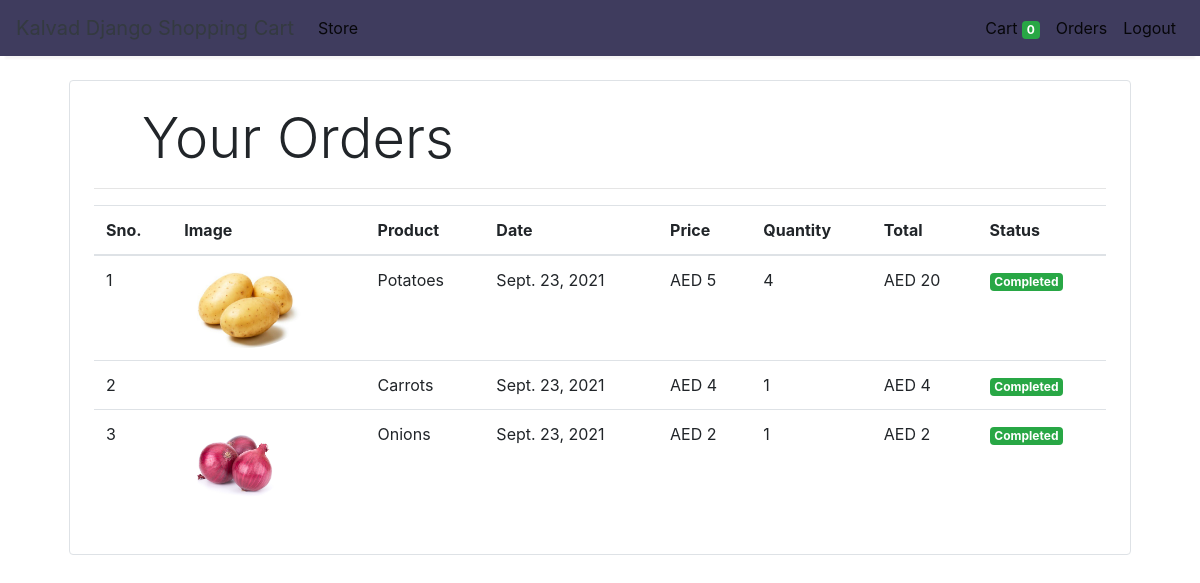
Page /orders (signed in) on the committed database.
### store/models/orders.py (models this page shows, shortened)
class Order(models.Model):
    product = models.ForeignKey(Products, on_delete=models.CASCADE)
    customer = models.ForeignKey(Customer, on_delete=models.CASCADE)
    quantity = models.IntegerField(default=1)
    price = models.IntegerField()
    address = models.CharField(max_length=50, default="", blank=True)
    phone = models.CharField(max_length=50, default="", blank=True)
    date = models.DateField(default=datetime.datetime.today)
    status = models.BooleanField(default=False)
    @staticmethod
    def get_orders_by_customer(customer_id):
        return Order.objects.filter(customer=customer_id).order_by("-date")

### store/models/product.py (models this page shows, shortened)
class Products(models.Model):
    name = models.CharField(max_length=60)
    price = models.IntegerField(default=0)
    category = models.ForeignKey(Category, on_delete=models.CASCADE, default=1)
    description = models.CharField(max_length=250, default="", blank=True, null=True)
    image = models.ImageField(upload_to="uploads/products/")

### store/middlewares/auth.py (the view)
    def middleware(request):
        print(request.session.get("customer"))
        returnUrl = request.META["PATH_INFO"]
        print(request.META["PATH_INFO"])
        if not request.session.get("customer"):
            return redirect(f"login?return_url={returnUrl}")
        response = get_response(request)
        return response

### store/templatetags/custom_filter.py (called while the page is built)
@register.filter(name="currency")
def currency(number):
    return "AED " + str(number)

@register.filter(name="multiply")
def multiply(number, number1):
    return number * number1

### store/views/orders.py (called while the page is built)
    def get(self, request):
        customer = request.session.get("customer")
        orders = Order.get_orders_by_customer(customer)
        print(orders)
        return render(request, "orders.html", {"orders": orders})

### store/templates/orders.html
{% extends 'base.html' %}
{% block content %}
{% load cart %}
{% load custom_filter %}
<div class="container">
   <div class="border rounded p-4 m-4">
        <p class="display-4 pl-4 ml-4">Your Orders</p>
        <hr>
        <table class="table">
            <thead>
                <tr>
                    <th>Sno.</th>
                    <th>Image</th>
                    <th>Product</th>
                    <th>Date</th>
                    <th>Price</th>
                    <th>Quantity</th>
                    <th>Total</th>
                    <th>Status</th>
                </tr>
            </thead>
            <tbody>
                {% for order in orders %}
                <tr>
                    <td>{{forloop.counter}}</td>
                    <td><img style="height: 80px;" class="rounded-circle" src="{{order.product.image.url}}" alt=""></td>
                    <td>{{order.product.name}}</td>
                    <td>{{order.date}}</td>
                    <td>{{order.price|currency}}</td>
                    <td>{{order.quantity}}</td>
                    <td>{{order.quantity|multiply:order.price|currency}}</td>
                    {% if order.status %}
                    <td><small class="badge badge-success">Completed</small></td>
                    {%else%}
                    <td><small class="badge badge-warning">Pending</small></td>
                    {% endif %}
                </tr>
                {% endfor %}
            </tbody>
        </table>
   </div>
</div>
{% endblock %}

### store/templates/base.html (shortened to what this page needs)
<!doctype html>
<html lang="en">
<head>
  <link rel="stylesheet" href="https://maxcdn.bootstrapcdn.com/bootstrap/4.0.0/css/bootstrap.min.css"
>
</head>
<body>
<nav class="one-edge-shadow
  navbar navbar-light
  sticky-top navbar
  navbar-expand-lg
  text-white">
    <a class="navbar-brand ms-3 text-dark " href="/">
    <link rel="stylesheet" href="https://use.fontawesome.com/releases/v5.7.0/css/all.css">
    <img src="" style="width:50px;height:50px,color:text-light;">Kalvad Django Shopping Cart</a>
    <div class="collapse navbar-collapse" id="navbarSupportedContent">
      <ul class="navbar-nav mr-auto">
        <li class="nav-item active">
          <a class="nav-link" href="/store">Store <span class="sr-only">(current)</span></a>
        </li>
          </ul>
      <ul class=" navbar-nav my-2 my-lg-0">
        <li class="nav-item active">
          <a class="nav-link" href="/cart">Cart
            <span class="badge badge-success">{{request.session.cart.keys|length}}</span>
            <span class="sr-only">(current)</span></a>
        </li>
        {% if request.session.customer %}
        <li class="nav-item active ">
          <a class="nav-link" href="/orders">Orders<span class="sr-only">(current)</span></a>
        </li>
        <li class="nav-item active ">
          <a class="nav-link" href="/logout">Logout<span class="sr-only">(current)</span></a>
        </li>
        {% endif %}
      </ul>
    </div>
  </nav>
  {% block content %}{% endblock %}
</body>
</html>

### store/templates/base.html (style rules this page uses)
nav { background-color: #3f3c5e; }
.one-edge-shadow { box-shadow: 0 8px 2px -5px rgb(246, 245, 245); }

### rows in the picture
Order: product.image (picture), product.name "Potatoes", date "Sept. 23, 2021", price "AED 5", quantity "4", quantity|multiply "AED 20", status "Completed"
Order: product.name "Carrots", date "Sept. 23, 2021", price "AED 4", quantity "1", quantity|multiply "AED 4", status "Completed"
Order: product.image (picture), product.name "Onions", date "Sept. 23, 2021", price "AED 2", quantity "1", quantity|multiply "AED 2", status "Completed"

### other values in the picture
{{ request.session.cart.keys|length }} "0"
